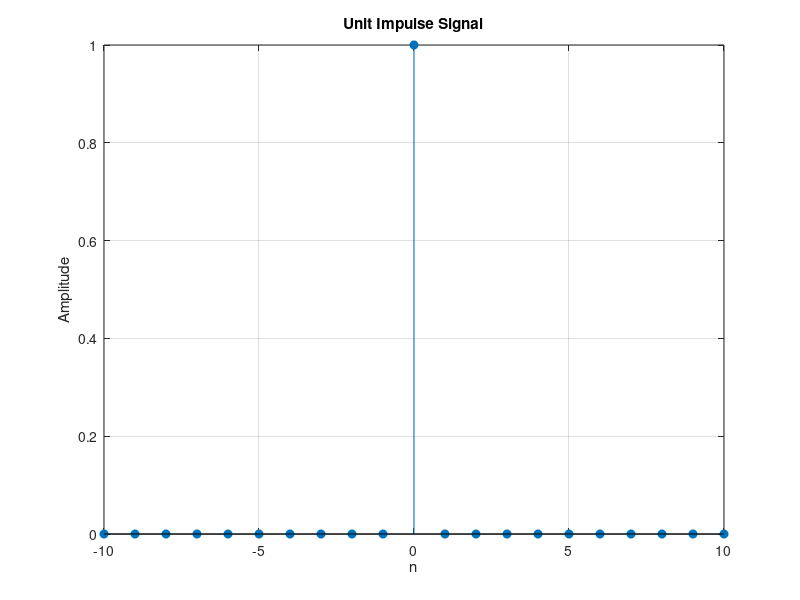
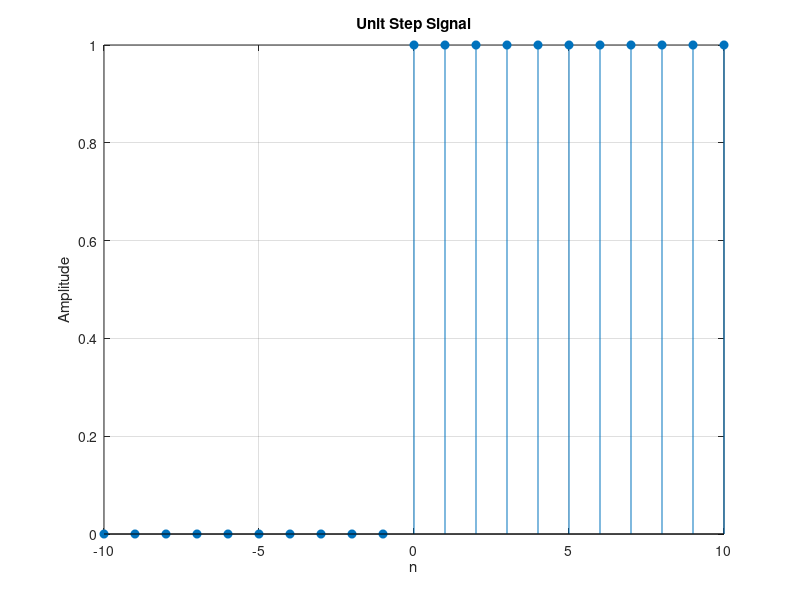
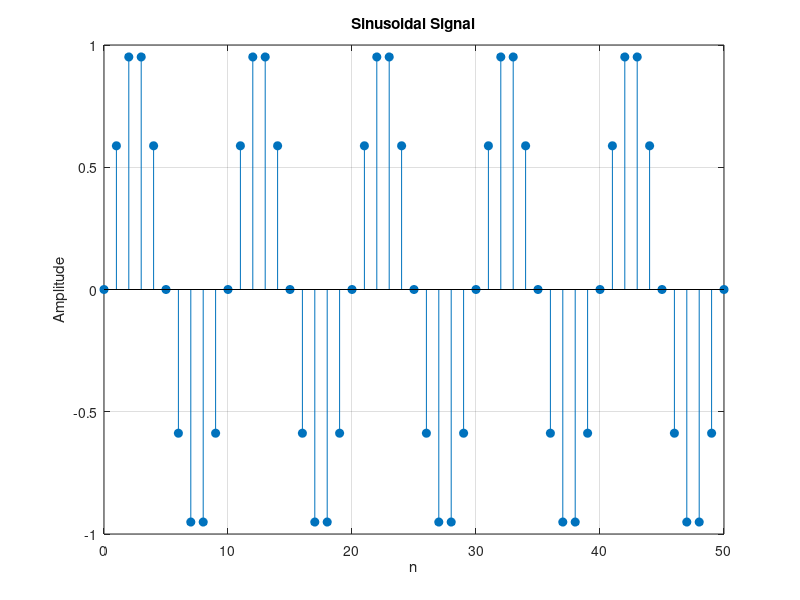
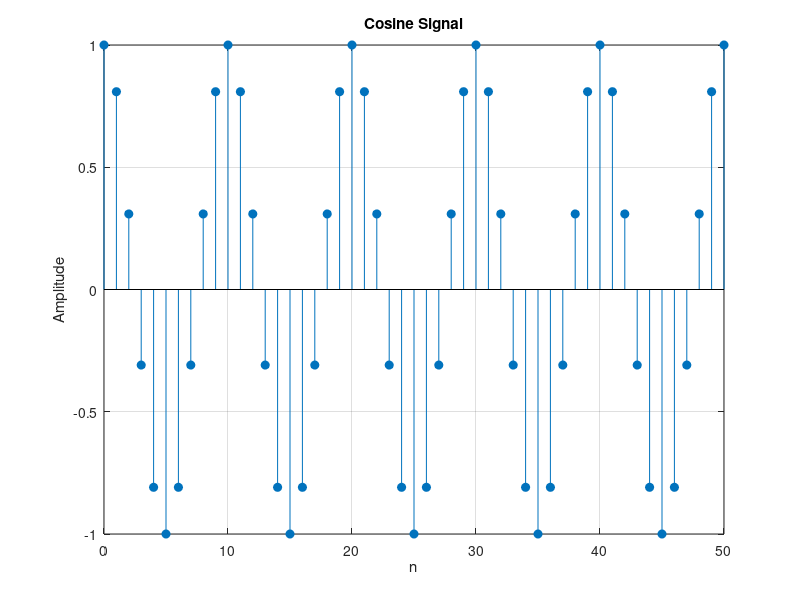

MATLAB code to generate these figures, in order:
% Unit Impulse Signal 
n = -10:10; % Discrete time index 
impulse = (n == 0); % Unit impulse at n = 0
figure; 
stem(n, impulse, 'filled'); 
title('Unit Impulse Signal'); 
xlabel('n'); 
ylabel('Amplitude'); 
grid on; 

% Unit Step Signal 
n = -10:10; % Discrete time index 
unit_step = (n >= 0); % Unit step starts at n = 0 
figure; 
stem(n, unit_step, 'filled'); 
title('Unit Step Signal'); 
xlabel('n'); 
ylabel('Amplitude'); 
grid on; 

% Sinusoidal Signal 
n = 0:50; % Discrete time index 
f = 0.1; % Frequency 
sinusoid = sin(2 * pi * f * n); % Sinusoidal sequence 
 
figure; 
stem(n, sinusoid, 'filled'); 
title('Sinusoidal Signal'); 
xlabel('n'); 
ylabel('Amplitude'); 
grid on; 

% Cosine Signal 
n = 0:50; % Discrete time index 
f = 0.1; % Frequency 
cosine = cos(2 * pi * f * n); % Cosine sequence 
 
figure; 
stem(n, cosine, 'filled'); 
title('Cosine Signal'); 
xlabel('n'); 
ylabel('Amplitude'); 
grid on;

% Sawtooth Wave 
n = 0:50; % Discrete time index 
f = 0.05; % Frequency 
sawtooth_wave = sawtooth(2 * pi * f * n); % Sawtooth wave 
 
figure; 
stem(n, sawtooth_wave, 'filled'); 
title('Sawtooth Wave'); 
xlabel('n'); 
ylabel('Amplitude'); 
grid on;